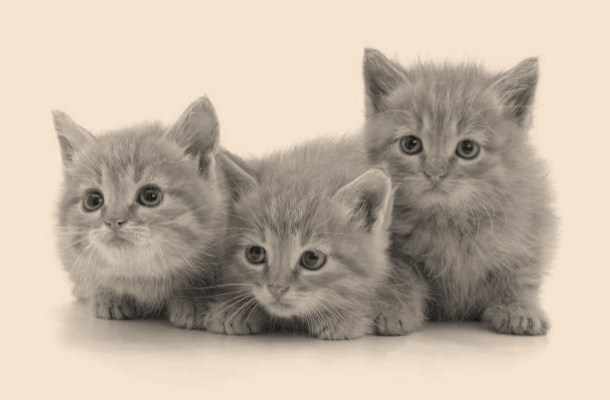
#> input picture Cat_face_detection/cats/Picture1.png, 610 x 400 px
$ python catface.py --cats cats/Picture1.png
#> lines starting #> are read from the running program, lines starting #| are printed output that depends on the picture; after the words box and inside, x2 and y2 are one past the last pixel; in counts of white or black regions, pixels touching at a corner belong together
#construct argument parser and import packages
import argparse
import cv2
ap=argparse.ArgumentParser()
ap.add_argument("-i","--cats",required=True, help="Path where image is saved")
ap.add_argument("-c","--cascade", default="haarcascade_frontalcatface.xml", help="Cascade file used")
args=vars(ap.parse_args())

#reading the Image
image=cv2.imread(args["cats"])
#> image is the input picture: shape (400, 610, 3); mean B, G, R 165.1, 181, 194.5
#grayscale conversion
gray=cv2.cvtColor(image, cv2.COLOR_BGR2GRAY)
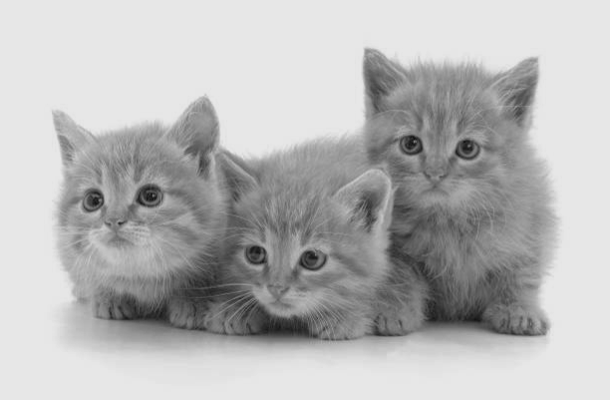
#> gray: shape (400, 610); min 16, max 233, mean 183.3
detector=cv2.CascadeClassifier(args["cascade"])
rects = detector.detectMultiScale(gray, scaleFactor=1.3,
	minNeighbors=10, minSize=(75, 75))
#> rects = [[371, 94, 125, 125], [51, 142, 134, 134], [224, 213, 113, 113]]
#foor loop
for (i, (x,y,w,h)) in enumerate (rects):
    cv2.rectangle(image, (x,y), (x+w,y+h), (0,255,0),2)
    cv2.putText(image, "Cat #{}".format(i+1),(x,y-10), cv2.FONT_HERSHEY_SIMPLEX, 0.7,
                (0,255,0),2)
#> this loop made 3 passes
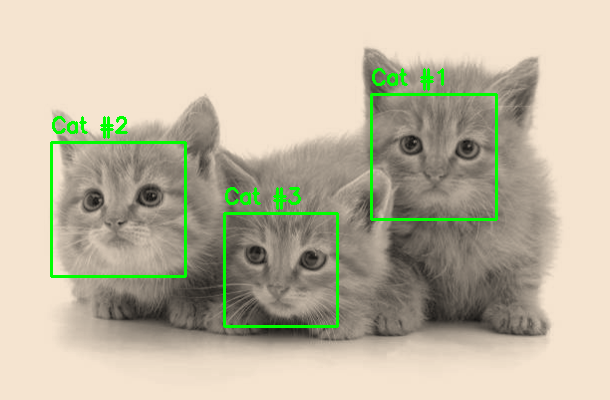
#> image: shape (400, 610, 3); 2.49% of pixels changed, all inside (x1, y1, x2, y2) = (50, 68, 498, 328)
cv2.imshow("Image",image)
cv2.waitKey(0)

$ run again, on Cat_face_detection/cats/cat4.jpg
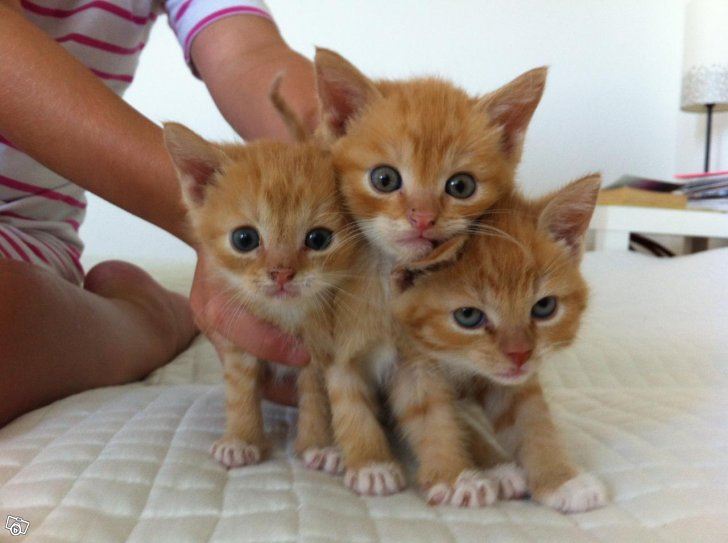
#> input picture Cat_face_detection/cats/cat4.jpg, 728 x 543 px
#> image is the input picture: shape (543, 728, 3); mean B, G, R 124.5, 137.4, 154.7
#> `gray=cv2.cvtColor(image, cv2.COLOR_BGR2GRAY)`:
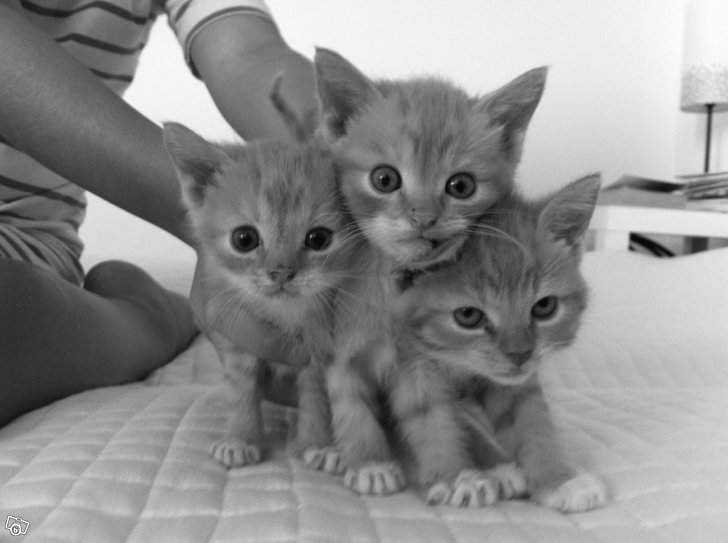
#> gray: shape (543, 728); min 2, max 255, mean 141.1
#> rects = [[215, 181, 135, 135], [437, 256, 141, 141], [404, 265, 96, 96], [342, 116, 159, 159]]
#> the loop `for (i, (x,y,w,h)) in enumerate (rects):` made 4 passes
#> after the loop `for (i, (x,y,w,h)) in enumerate (rects):`:
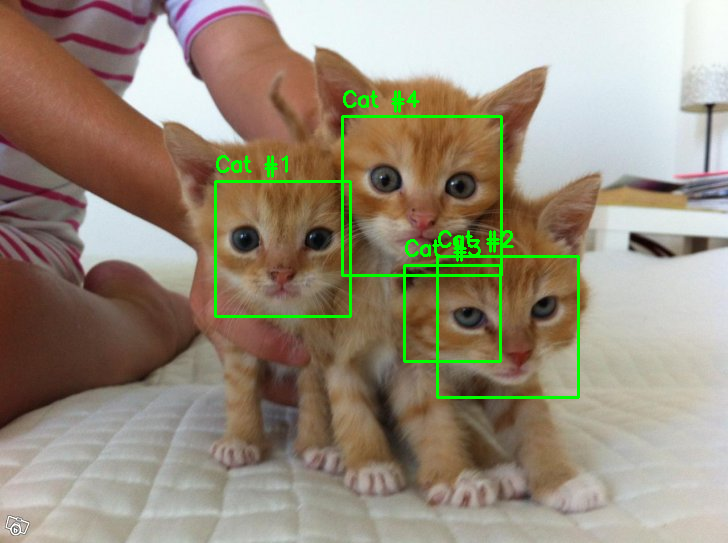
#> image: shape (543, 728, 3); 2.11% of pixels changed, all inside (x1, y1, x2, y2) = (214, 90, 580, 399)
